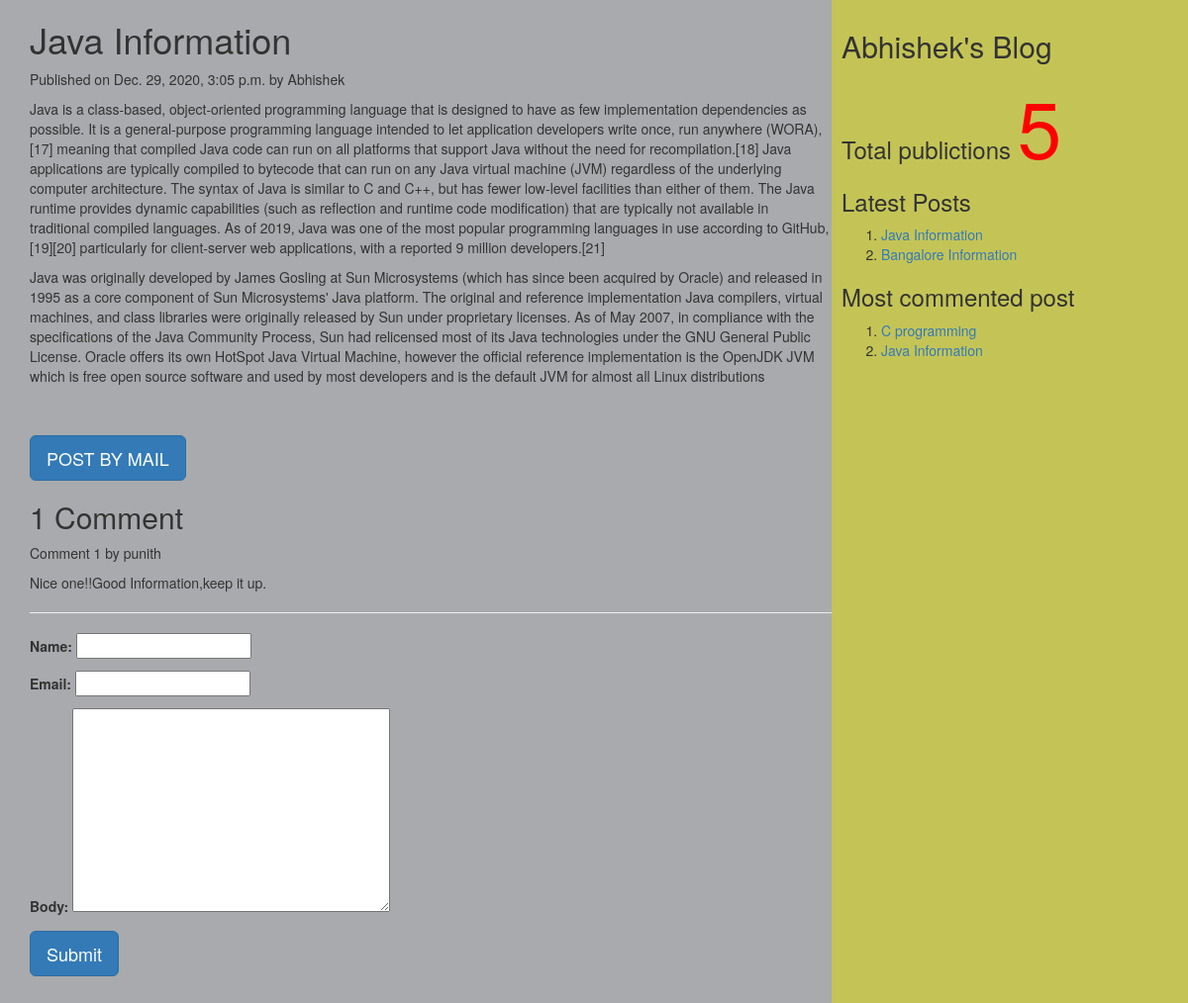
Screenshot of /2020/12/29/java-information with the database file from the repository.
### myApp/models.py (models this page shows, shortened)
class Post(models.Model):
          tags=TaggableManager()
          STATUS_CHOICES=(('draft','Draft'),('published','Published'))
          title=models.CharField(max_length=256)
          slug=models.SlugField(max_length=264,unique_for_date='publish')
          author=models.ForeignKey(User,related_name='blog_posts',on_delete= models.CASCADE)
          body=models.TextField()
          publish=models.DateTimeField(default=timezone.now)
          created=models.DateTimeField(auto_now_add=True)
          updated=models.DateTimeField(auto_now=True)
          status= models.CharField(max_length=10,choices=STATUS_CHOICES,default='draft')
          objects=CustomManager()
          class Meta:
                ordering=('-publish',)
          def get_absolute_url(self):
                return reverse('post_detail',args=[self.publish.year,self.publish.strftime('%m'),self.publish.strftime('%d'),self.slug])

class Comment(models.Model):
    post=models.ForeignKey(Post,related_name="comments",on_delete=models.CASCADE)
    name=models.CharField(max_length=50)
    email=models.EmailField()
    body=models.TextField()
    created=models.DateTimeField(auto_now_add=True)
    updated=models.DateTimeField(auto_now=True)
    active=models.BooleanField(default=True)
    class Meta:
        ordering=('created',)

### myApp/views.py (the view, shortened to what this page needs)
# urls.py: url(r'(?P<year>\d{4})/(?P<month>\d{2})/(?P<day>\d{2})/(?P<post>[-\w]+)',views.post_detail_view,name='post_detail'),
def post_detail_view(request,year,month,day,post):
    post=get_object_or_404(Post,slug=post,publish__year=year,publish__month=month,publish__day=day)
    comments=post.comments.filter(active=True)
    csubmit=False
    form=CommentForm()
    d={'post':post,'form':form,'csubmit':csubmit,'comments':comments}
    return render(request,'myApp/post_detail.html',d)

### myApp/forms.py
class CommentForm(forms.ModelForm):
    class Meta:
        model=Comment
        fields=('name','email','body')

### myApp/models.py (called while the page is built)
    def get_queryset(self):
        return super().get_queryset().filter(status='published')

### myApp/templatetags/mytags.py (called while the page is built)
@register.simple_tag
def total_posts():
    return Post.objects.count()

@register.inclusion_tag('myApp/latest_post.html')
def show_latest_posts(count=3):
    latest_posts=Post.objects.order_by('-publish')[:count]
    return {'latest_posts':latest_posts}

@register.simple_tag
def get_most_commented_posts(count=2):
    return Post.objects.annotate(total_comments=Count('comments')).order_by('-total_comments')[:count]

### templates/myapp/post_detail.html (shortened to what this page needs)
<html>
    {%extends 'myApp/parent.html'%}
        {%block content_block%}
        <h1>{{post.title}}</h1>
        <p>Published on {{post.publish}} by {{post.author|title}}</p>
        {{post.body|linebreaks}} <br><br>
        <a href="/{{post.id}}/share" class='btn btn-lg btn-primary'>POST BY MAIL</a>
        {%with comments.count as comments_count%}
        <h2>{{comments_count}} Comment{{comments_count|pluralize}}</h2>
        {%endwith%}
        {%if comments%}
         {%for c in comments%}
         <p>Comment {{forloop.counter}} by {{c.name}}</p>
        <div>{{c.body|linebreaks}}</div>
        <hr>
        {%endfor%}
        {%else%}
         <p style="color:blue;font-size:30px;font-style:bold;border-bottom:1px red solid;">There are no comments</p>
        {%endif%}
         {%if csubmit%}
         <h2>Thank you..Your comment has been added successfully!!</h2>
         {%else%}
         <form  method="post">
           {{form.as_p}}
           <input type="submit" class='btn btn-lg btn-primary' value="Submit">
         </form>
         {%endif%}
        {%endblock%}

### templates/myapp/parent.html (shortened to what this page needs)
<html>
{%load mytags%}
    <head>
        <link rel="stylesheet" href="https://maxcdn.bootstrapcdn.com/bootstrap/3.3.7/css/bootstrap.min.css">
    </head>
    <body>
        <div class="content" style="width:70%;float:left;background-color:a8aaad;height:300%;padding:0 0 0 30px">
              {%block content_block%}
              {%endblock%}
        </div>
        <div class="sidebar" style="width:30%;float:right;background-color:#c4c456;height:300%;padding:10px">
            <h2>Abhishek's Blog</h2>
            <h3>Total publictions
              <span style="color:red;font-size:80px">
              {%total_posts%}</span>
              <h3>Latest Posts</h3>
              {% show_latest_posts 2 %}
              <h3>Most commented post</h3>
              {%get_most_commented_posts as m%}
              <ol>
                {%for post in m%}
                <li><a href="{{post.get_absolute_url}}">{{post.title}}</a></li>
                {%endfor%}
              </ol>
            </h3>
        </div>
    </body>
</html>

### templates/myapp/latest_post.html
<!DOCTYPE html>
<html lang="en" dir="ltr">
  <body>
    <ol>
    {%for post in latest_posts%}
    <li><a href="{{post.get_absolute_url}}">{{post.title}}</a></li>
    {%endfor%}
    </ol>
  </body>
</html>

### rows the page displays
Post: title "Java Information", publish "Dec. 29, 2020, 3:05 p.m.", author "Abhishek", body "Java is a class-based, object-oriented programming language that is designed to have as few implementation dependencies as possible. It is a general-purpose programming language intended to let application developers write once, run anywhere (WORA),[17] meaning that compiled Java code can run on all platforms that support Java without the need for recompilation.[18] Java applications are typically compiled to bytecode that can run on any Java virtual machine (JVM) regardless of the underlying computer architecture. The syntax of Java is similar to C and C++, but has fewer low-level facilities than either of them. The Java runtime provides dynamic capabilities (such as reflection and runtime…"
Comment: name "punith", body "Nice one!!Good Information,keep it up."
Post: title "Bangalore Information"
Post: title "C programming"

### other values shown
{{ comments_count }} "1"
